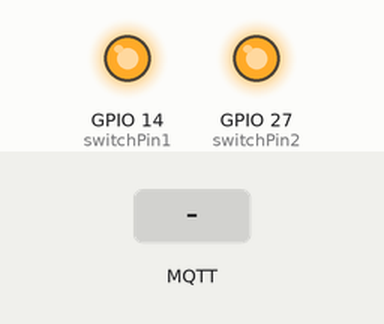
Simulated run of this program. Board: ESP32. Shown: output pins drawn as LEDs (lit = HIGH). The test bench sets the inputs (shaded band). WiFi joins after 1.5 s; servers stay silent unless stated; no MQTT or app messages arrive unless stated; what the program prints to the serial monitor is not drawn.

Above: at 2.7 s.
2.8 s: MQTT message "1" arrives on the first subscribed topic
At 4.0 s:
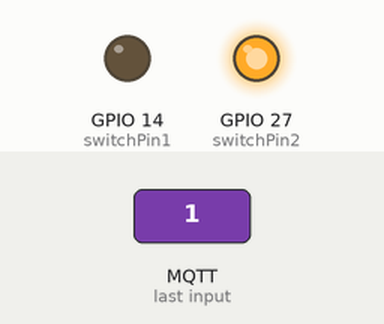
4.3 s: MQTT message "1" arrives on the second subscribed topic
At 5.4 s:
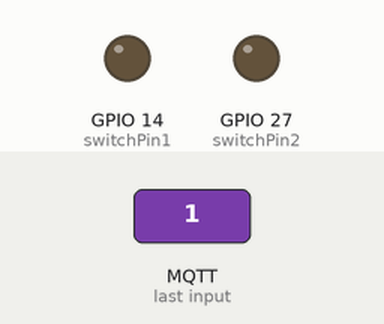
5.8 s: MQTT message "0" arrives on the first subscribed topic
At 6.2 s:
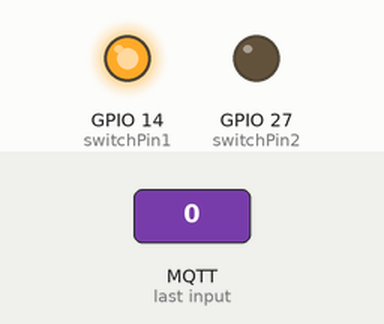
7.3 s: MQTT message "0" arrives on the second subscribed topic
At 8.6 s:
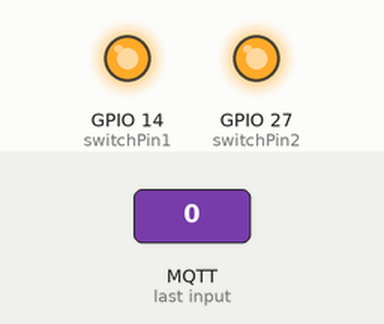
Timing chart, 0 to 9.8 s (numbered marks = the images above; inputs shaded):
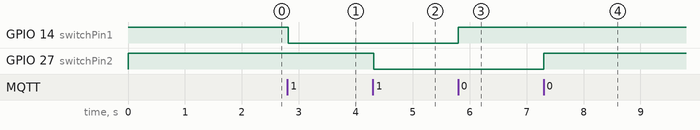

The program:

main.cpp
```cpp
#include <Arduino.h>
#include <WiFi.h>
#include <WiFiClientSecure.h>
#include <PubSubClient.h>
#include <ArduinoJson.h>

#include "globals.h"
#include "aws_iot_creds_template.h"
#include "mqtt_info.h"

WiFiClientSecure secureClient = WiFiClientSecure();
PubSubClient mqttClient(secureClient);

void callback(char* topic, byte* payload, unsigned int length);
DynamicJsonDocument doc(128);

// Takes in a payload and switch pins. Turns off the relay if a specific message is sent (0/1)
void mqtt_relay_switch(byte* payload, unsigned int switchPin, char* mqttConfirmTopic, char* pumpName){

     char on_signal = '1';
     char off_signal = '0';
     const char* on_message = "1";
     const char* off_message = "0";

     //turn the switch on if the payload is '1' and publish to the MQTT server a confirmation message
     if(payload[0] == on_signal){
       digitalWrite(switchPin, LOW);

      doc[pumpName] = 1;
      // Can't do this without breaking. Need to make more memory efficient
      //  doc['device'] = DEVICE_NAME;

      char buffer[128];
      serializeJson(doc, buffer);
      mqttClient.publish(mqttConfirmTopic, buffer);
      doc.clear();
      //  mqttClient.publish(mqttConfirmTopic, on_message);
       }


      //turn the switch off if the payload is '0' and publish to the MQTT server a confirmation message
     else if (payload[0] == off_signal){
       digitalWrite(switchPin, HIGH);

       doc[pumpName] = 0;
      // Can't do this without breaking. Need to make more memory efficient
      //  doc['device'] = DEVICE_NAME;

       char buffer[128];
       serializeJson(doc, buffer);

       mqttClient.publish(mqttConfirmTopic, buffer);
       doc.clear();
      //  mqttClient.publish(mqttConfirmTopic, off_message);
       }
}

void callback(char* topic, byte* payload, unsigned int length) {

  //convert topic to string to make it easier to work with
  String topicStr = topic;
  //Print out some debugging info
  Serial.println("Callback update.");
  Serial.print("Topic: ");
  Serial.println(topicStr);
  Serial.print(". Message: ");
  // THIS IS SOME DUMB FUCKING SHIT
  String messageTemp;

  for (int i = 0; i < length; i++) {
    Serial.print((char)payload[i]);
    messageTemp += (char)payload[i];
  }
  Serial.println();

   if (topicStr == switchTopic1)
    {
      Serial.println("Subscribed message found");
      mqtt_relay_switch(payload, switchPin1, switchConfirmTopic1, pumpName1);
    }
    if (topicStr == switchTopic2)
    {
      Serial.println("Subscribed message found");
      mqtt_relay_switch(payload, switchPin2, switchConfirmTopic2, pumpName2);
     }
}

// Uses hand encoded certificates to connect to AWS
void connectToAWS() {

  mqttClient.setServer(AWS_END_POINT, AWS_PORT);
  // Making sure that subscribed messages are caught in the callback.
  mqttClient.setCallback(callback);
  secureClient.setCACert(AWS_PUBLIC_CERT);
  secureClient.setCertificate(AWS_DEVICE_CERT);
  secureClient.setPrivateKey(AWS_PRIVATE_KEY);

  Serial.println("Connecting to MQTT....");

  // This can't be random. Needs to match the thing name you created for your device and it's certificates
  mqttClient.connect(DEVICE_NAME);
  mqttClient.subscribe(switchTopic1);
  mqttClient.subscribe(switchTopic2);

  while (!mqttClient.connected()) {
    Serial.println("Connecting to MQTT....Retry");
    mqttClient.connect(DEVICE_NAME);

    mqttClient.subscribe(switchTopic1);
    mqttClient.subscribe(switchTopic2);

    delay(5000);
  }
  Serial.println("MQTT Connected");
}

void setup() {
  pinMode(switchPin1, OUTPUT); // Relay Switch 1
  pinMode(switchPin2, OUTPUT); // Relay Switch 2

  digitalWrite(switchPin1, HIGH);
  digitalWrite(switchPin2, HIGH);

  Serial.begin(115200);
  connectToWiFi();
  connectToAWS();

}

void loop() {

  mqttClient.loop();
  delay(10);
}
```

aws_iot_creds_template.h
```cpp
const char* DEVICE_NAME = "your THING name";

// Corresponds to AmazonRootCA1.pem
const char AWS_PUBLIC_CERT[] = "-----BEGIN CERTIFICATE-----\n" \
"-----END CERTIFICATE-----";

// Corresponds to the private key from
const char AWS_PRIVATE_KEY[] = "-----BEGIN RSA PRIVATE KEY-----\n" \

"-----END RSA PRIVATE KEY-----";

// Corresponds to ID-certificate.pem.crt
const char AWS_DEVICE_CERT[] = "-----BEGIN CERTIFICATE-----\n" \
"-----END CERTIFICATE-----\n";
```

globals.h
```cpp
const char* ssid     = "your WIFI name";
const char* password = "your WIFI password";

// Find yours by going to AWS IOT, Settings and select Custom Endpoints
const char* AWS_END_POINT = "account-ats.iot.region.amazonaws.com";

// This won't change.
const int AWS_PORT = 8883;

// Just moved here to make main.cpp easier to read
void connectToWiFi() {
  Serial.print("Connecting to ");
  Serial.println(ssid);
  WiFi.begin(ssid, password);
  while (WiFi.status() != WL_CONNECTED) {
    Serial.print(".");
    delay(500);
    // we can even make the ESP32 to sleep
  }
  Serial.print("Connected - ");

}
```

mqtt_info.h
```cpp
///////////////////////////////////////////////////////////
//////////////// Creating global variables ////////////////
///////////////////////////////////////////////////////////

// Pins on Arduino boards that send the signals to turn off the pumps/relays
const int switchPin1 = 14;
const int switchPin2 = 27;

// Name of water pumps so I can identify which of these are working
char* pumpName1 = "pump_1";
char* pumpName2 = "pump_2";

// Topics that switch on the water pumps
char const* switchTopic1 = "esp32/sub/data/house/switch1/";
char const* switchTopic2 = "esp32/sub/data/house/switch2/";

// Where the confirmation messages are sent when the pump is turned on
char* switchConfirmTopic1 = "esp32/pub/data/house/switchConfirm1/";
char* switchConfirmTopic2 = "esp32/pub/data/house/switchConfirm2/";
```

Measured:
- after the input at 2.8 s, GPIO 14 (switchPin1): HIGH → LOW at once
- after the input at 4.3 s, GPIO 27 (switchPin2): HIGH → LOW at once
- after the input at 5.8 s, GPIO 14 (switchPin1): LOW → HIGH at once
- after the input at 7.3 s, GPIO 27 (switchPin2): LOW → HIGH at once
